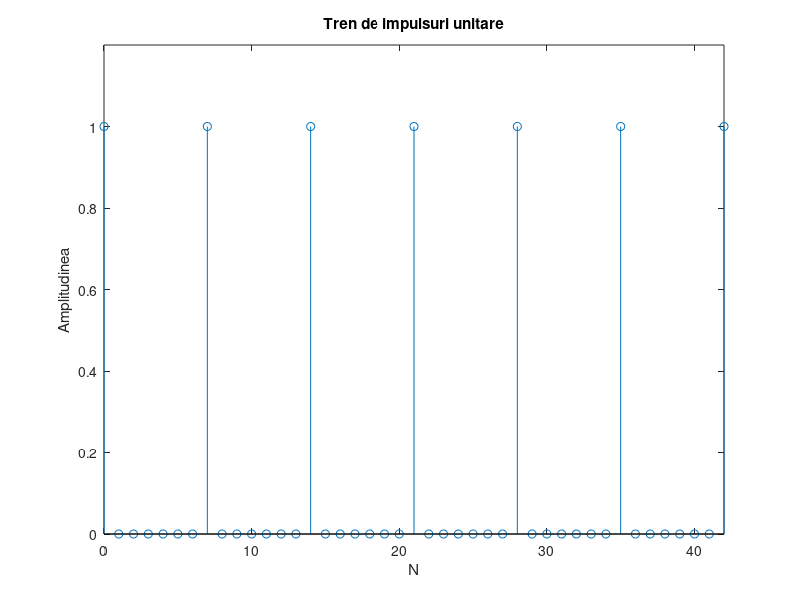

Source code (MATLAB):
P=7; M=10;
d=[1;zeros(P-1,1)];
y=d*ones(1,M);
tren=y(:);
n=0:M*P-1;
stem(n,tren);
xlabel('N');
ylabel('Amplitudinea');
title('Tren de impulsuri unitare');
axis([-0 42 0 1.2])